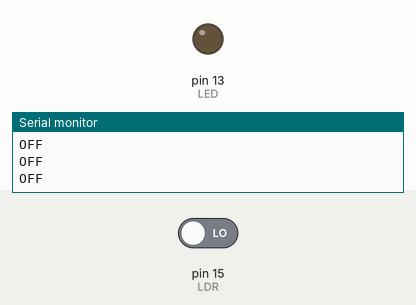
A sketch run on a simulated Arduino Uno, built with avr-gcc and run on an emulated ATmega328P. On the bench: output pins drawn as LEDs (lit = HIGH), the last lines printed to the serial monitor. The test bench sets the inputs (shaded band); at power-on: pin 15 (LDR) LOW.

Above: at 2.8 s.
2.9 s: pin 15 (LDR) driven HIGH
At 3.7 s:
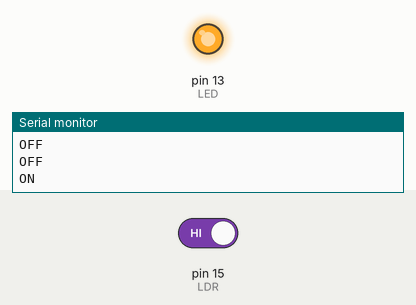
4.5 s: pin 15 (LDR) driven LOW
At 5.3 s:
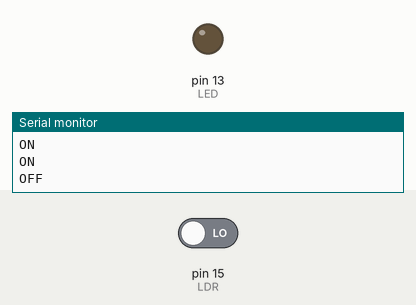
Timing chart, 0 to 7.5 s (numbered marks = the images above; inputs shaded):
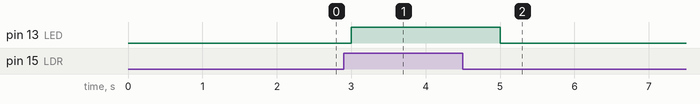

Measured:
- after the input at 2.9 s, pin 13 (LED): LOW → HIGH after 0.10 s
- after the input at 4.5 s, pin 13 (LED): HIGH → LOW after 0.50 s

The sketch:

06_LDR_LED.ino
```cpp
// 6) WAP to interface LDR and turn ON/OFF thr LED based on the light intensity.

#define LDR 15
#define LED 13
void setup()
{
  // put your setup code here, to run once:
  Serial.begin(115200);
  pinMode(LDR, INPUT);
  pinMode(LED, OUTPUT);
}

int var;
void loop() {
  // put your main code here, to run repeatedly:
  var = digitalRead(LDR);
  if(var == 1)
  {
    digitalWrite(LED, 1);
    Serial.println("ON");
    delay(1000);
  }
  else
  {
    digitalWrite(LED, 0);
    Serial.println("OFF");
    delay(1000);
  }
}
```
